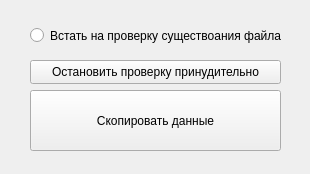
<?xml version="1.0" encoding="UTF-8"?>
<ui version="4.0">
 <class>MainWindow</class>
 <widget class="QMainWindow" name="MainWindow">
  <property name="geometry">
   <rect>
    <x>0</x>
    <y>0</y>
    <width>310</width>
    <height>174</height>
   </rect>
  </property>
  <property name="windowTitle">
   <string>MainWindow</string>
  </property>
  <widget class="QWidget" name="centralwidget">
   <widget class="QRadioButton" name="radioButton">
    <property name="geometry">
     <rect>
      <x>30</x>
      <y>10</y>
      <width>251</width>
      <height>51</height>
     </rect>
    </property>
    <property name="text">
     <string>Встать на проверку существоания файла</string>
    </property>
   </widget>
   <widget class="QPushButton" name="pushButton_copyData">
    <property name="enabled">
     <bool>true</bool>
    </property>
    <property name="geometry">
     <rect>
      <x>30</x>
      <y>90</y>
      <width>251</width>
      <height>61</height>
     </rect>
    </property>
    <property name="text">
     <string>Скопировать данные</string>
    </property>
   </widget>
   <widget class="QPushButton" name="pushButton_stopChech">
    <property name="enabled">
     <bool>true</bool>
    </property>
    <property name="geometry">
     <rect>
      <x>30</x>
      <y>60</y>
      <width>251</width>
      <height>24</height>
     </rect>
    </property>
    <property name="text">
     <string>Остановить проверку принудительно</string>
    </property>
   </widget>
  </widget>
 </widget>
 <resources/>
 <connections/>
</ui>
